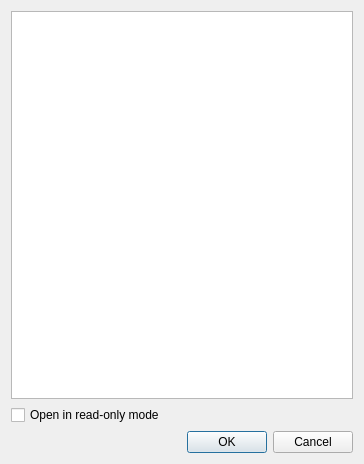
<?xml version="1.0" encoding="UTF-8"?>
<ui version="4.0">
 <class>LoadExperimentDialog</class>
 <widget class="QDialog" name="LoadExperimentDialog">
  <property name="geometry">
   <rect>
    <x>0</x>
    <y>0</y>
    <width>364</width>
    <height>464</height>
   </rect>
  </property>
  <property name="windowTitle">
   <string>Dialog</string>
  </property>
  <layout class="QVBoxLayout" name="verticalLayout">
   <item>
    <widget class="QTableView" name="experimentTableView"/>
   </item>
   <item>
    <widget class="QCheckBox" name="readOnlyCheckBox">
     <property name="text">
      <string>Open in read-only mode</string>
     </property>
     <property name="tristate">
      <bool>false</bool>
     </property>
    </widget>
   </item>
   <item>
    <widget class="QDialogButtonBox" name="buttonBox">
     <property name="orientation">
      <enum>Qt::Orientation::Horizontal</enum>
     </property>
     <property name="standardButtons">
      <set>QDialogButtonBox::StandardButton::Cancel|QDialogButtonBox::StandardButton::Ok</set>
     </property>
    </widget>
   </item>
  </layout>
 </widget>
 <resources/>
 <connections>
  <connection>
   <sender>buttonBox</sender>
   <signal>accepted()</signal>
   <receiver>LoadExperimentDialog</receiver>
   <slot>accept()</slot>
   <hints>
    <hint type="sourcelabel">
     <x>248</x>
     <y>254</y>
    </hint>
    <hint type="destinationlabel">
     <x>157</x>
     <y>274</y>
    </hint>
   </hints>
  </connection>
  <connection>
   <sender>buttonBox</sender>
   <signal>rejected()</signal>
   <receiver>LoadExperimentDialog</receiver>
   <slot>reject()</slot>
   <hints>
    <hint type="sourcelabel">
     <x>316</x>
     <y>260</y>
    </hint>
    <hint type="destinationlabel">
     <x>286</x>
     <y>274</y>
    </hint>
   </hints>
  </connection>
 </connections>
</ui>
